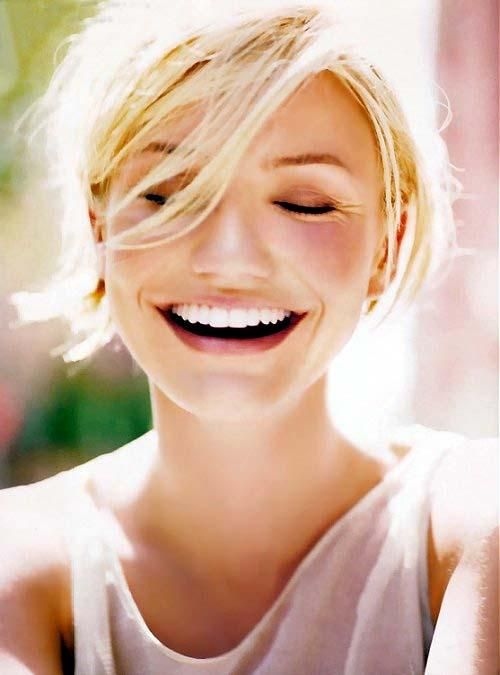
#> input picture img/CameronDiaz.jpg, 500 x 675 px
$ python contour.py
#> lines starting #> are read from the running program, lines starting #| are printed output that depends on the picture; after the words box and inside, x2 and y2 are one past the last pixel; in counts of white or black regions, pixels touching at a corner belong together
import cv2
import numpy as np

img = cv2.imread('./img/CameronDiaz.jpg')
#> img is the input picture: shape (675, 500, 3); mean B, G, R 159.7, 180.3, 211.1
imgray = cv2.cvtColor(img,cv2.COLOR_BGR2GRAY)
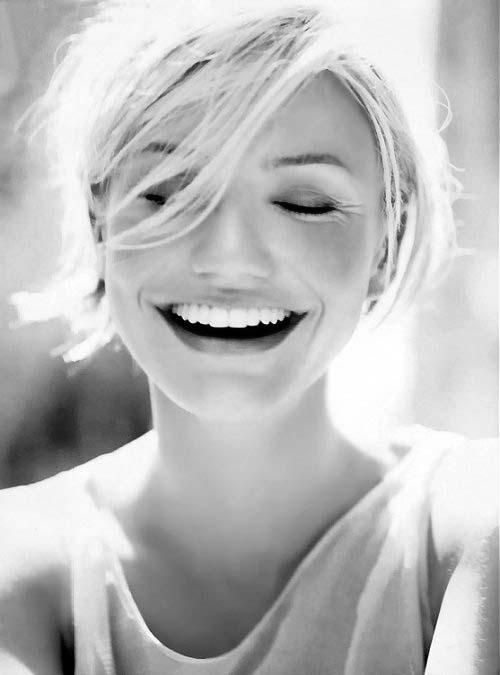
#> imgray: shape (675, 500); min 0, max 255, mean 187.2

#threshold를 이용하여 binary image로 변환
ret, th1 = cv2.threshold(imgray,100,255,cv2.THRESH_BINARY) # global threshold라 함.
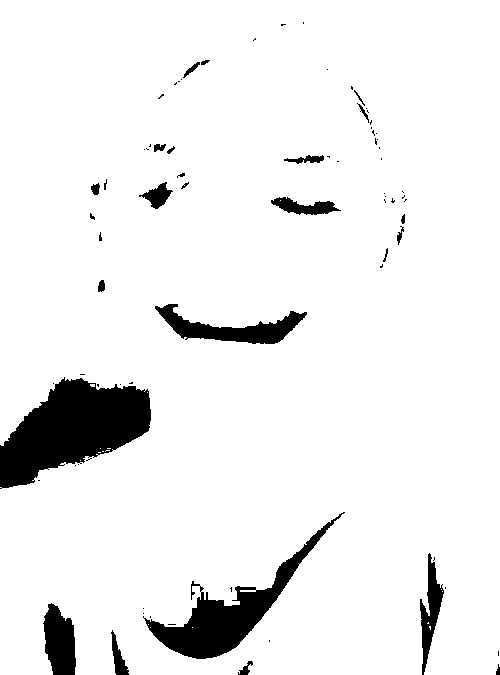
#> th1: shape (675, 500); 93% white; 77 black regions (53 under 20 px), largest, box (x1, y1, x2, y2) and area: (0, 377, 151, 489) 9810, (143, 512, 345, 659) 5798, (155, 304, 307, 344) 2392

th2 = cv2.adaptiveThreshold(imgray,255,cv2.ADAPTIVE_THRESH_MEAN_C,cv2.THRESH_BINARY,15,2)
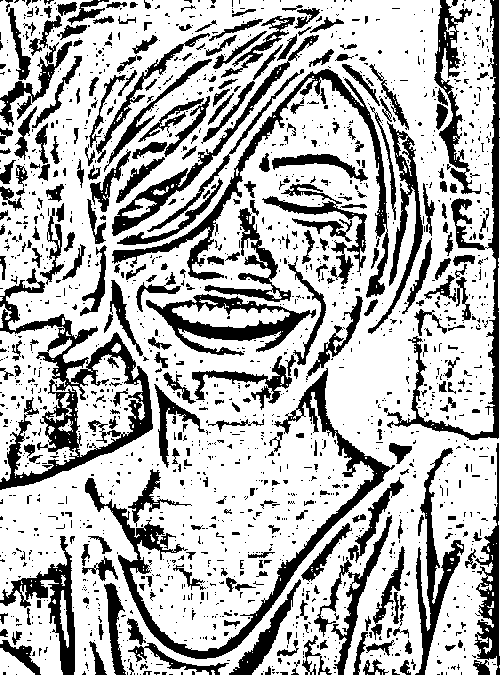
#> th2: shape (675, 500); 70.9% white; 1701 black regions (1377 under 20 px), largest, box (x1, y1, x2, y2) and area: (0, 268, 153, 490) 7792, (85, 368, 395, 659) 7064, (112, 69, 389, 298) 4989
th3 = cv2.adaptiveThreshold(imgray,255,cv2.ADAPTIVE_THRESH_GAUSSIAN_C,cv2.THRESH_BINARY,15,2) # 젤 나은듯
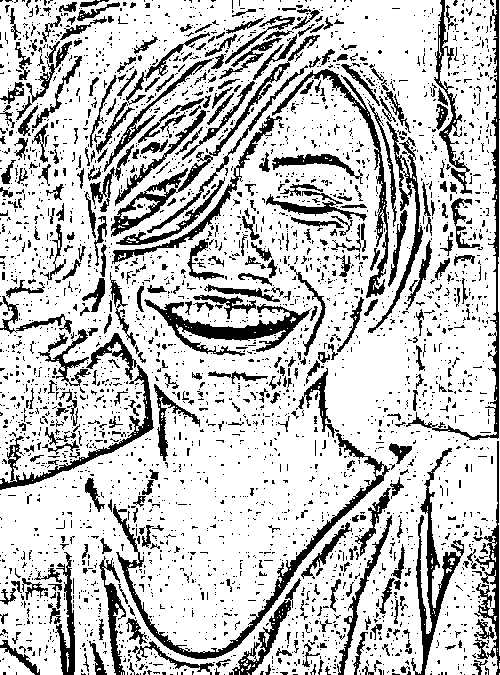
#> th3: shape (675, 500); 77.3% white; 3203 black regions (2810 under 20 px), largest, box (x1, y1, x2, y2) and area: (113, 433, 390, 659) 3412, (144, 299, 312, 356) 2608, (411, 448, 464, 675) 2391

#contours는 point의 list형태. 예제에서는 사각형이 하나의 contours line을 구성하기 때문에 len(contours) = 1. 값은 사각형의 꼭지점 좌표.
#hierachy는 contours line의 계층 구조
#contours, hierachy = cv2.findContours(thresh, cv2.RETR_TREE,cv2.CHAIN_APPROX_SIMPLE)
#image = cv2.drawContours(img, contours, -1, (0,255,0), 3) #컨투어는 좌표고 그 위치에 그림 그리는거 인듯 - 정확

titles = ['Original','Global','Mean','Gaussian']
images = [imgray,th1,th2,th3]

for i in range(len(titles)) :
    cv2.imshow(titles[i], images[i])
cv2.waitKey(0)
cv2.destroyAllWindows()
